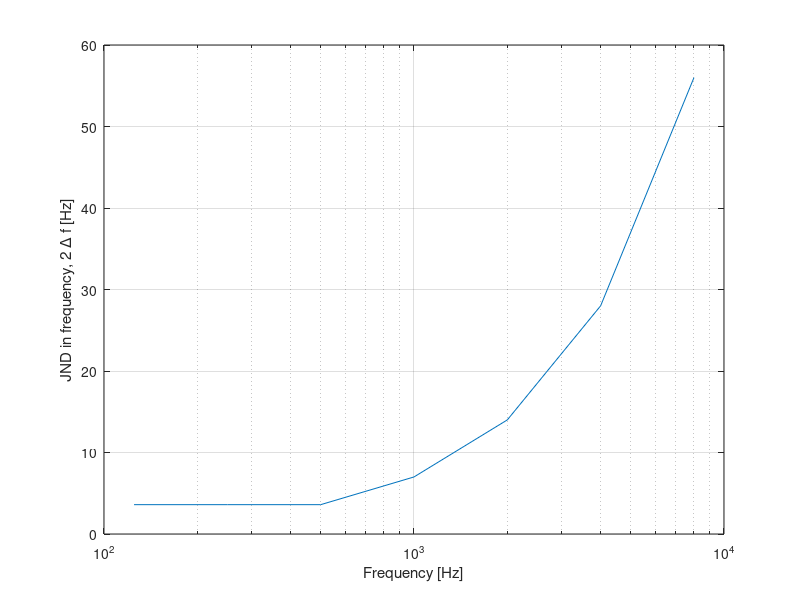

Write the MATLAB code that produced this figure.
function JND = Get_JND_freq_tones(f)
% function JND = Get_JND_freq_tones(f)
%
% 1. Description:
%
% 2. Additional info:
%       Tested cross-platform: No
%
% 3. Stand-alone example:
%       
% Programmed by Alejandro Osses, HTI, TU/e, the Netherlands, 2014-2016
% Created on    : 27/08/2014
% Last update on: 27/08/2014 
% Last use on   : 27/08/2014 
%%%%%%%%%%%%%%%%%%%%%%%%%%%%%%%%%%%%%%%%%%%%%%%%%%%%%%%%%%%%%%%%%%%%%%%%%%%

if nargin < 1
    f = [125 250 500 1000 2000 4000 8000];
end

idx_low = find(f<=500);
idx_high = find(f>500);

JND_low = 3.6*ones( 1,length(idx_low) );
JND_high = 0.007*f(idx_high);

JND = [JND_low JND_high];

if nargout == 0
    
    % Acording to Figure 7.8, Fastl2007
    figure;
    semilogx(f,JND);
    xlabel('Frequency [Hz]')
    ylabel('JND in frequency, 2 \Delta f [Hz]')
    grid on;
    
%%%%%%%%%%%%%%%%%%%%%%%%%%%%%%%%%%%%%%%%%%%%%%%%%%%%%%%%%%%%%%%%%%%%%%%%%%%
end
